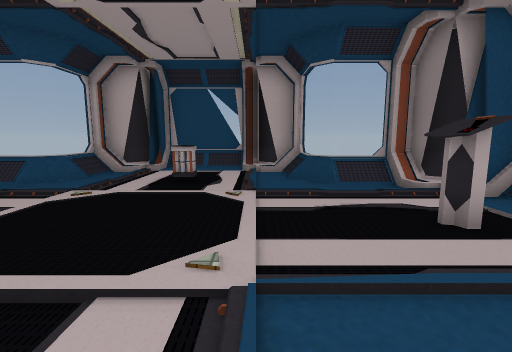
View 1 (above)

12 first-person views from a walk through a 3-D level made in the Unity game engine. The camera is 1.2 m above the floor, tilts 8° down and sees 85° across. The floor is counted in squares, 1 m on a side. Each view is taken from the middle of a square. On the plan, view 1 faces up. The plan holds only what a view shows up to about 13 squares ahead; the rest is blank. The player character is not drawn. Some surface patterns are stand-ins.

View 2
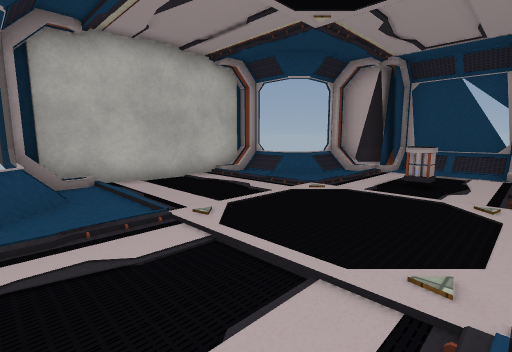

View 3
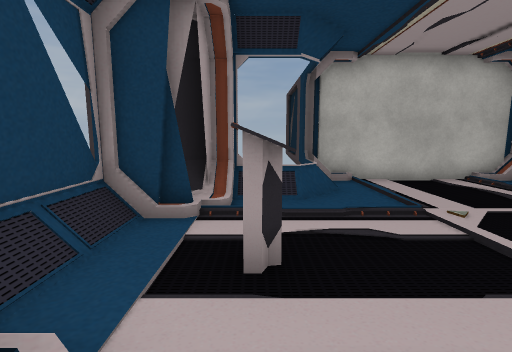

View 4
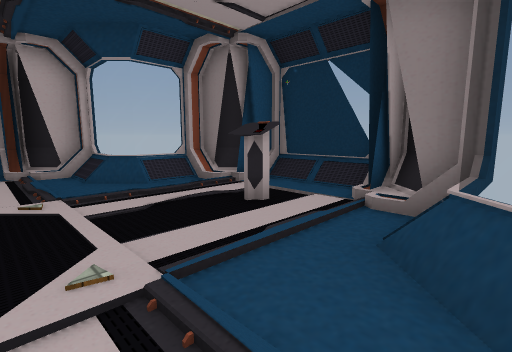

View 5
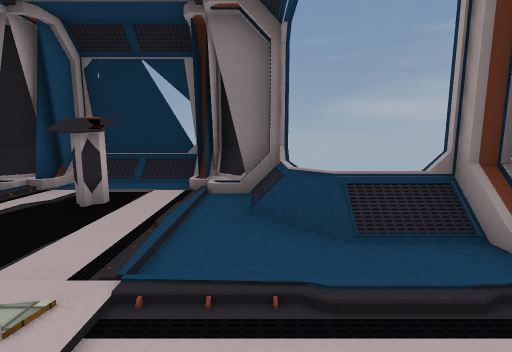

View 6
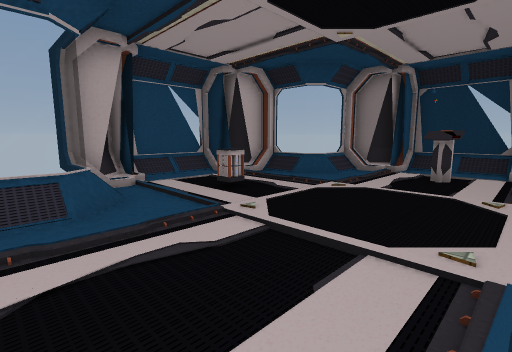

View 7
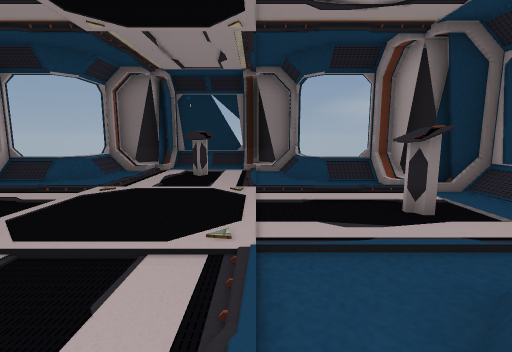

View 8
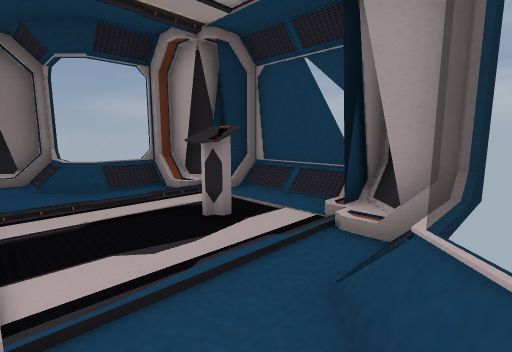

View 9
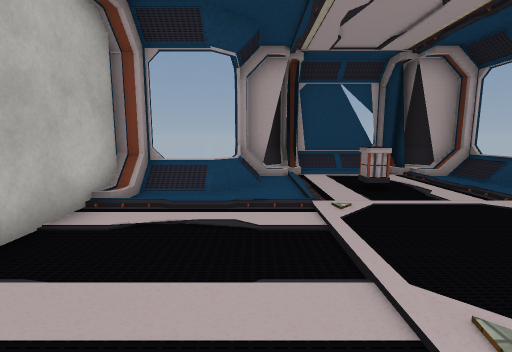

View 10
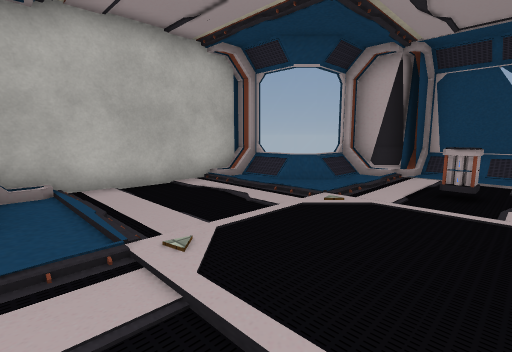

View 11
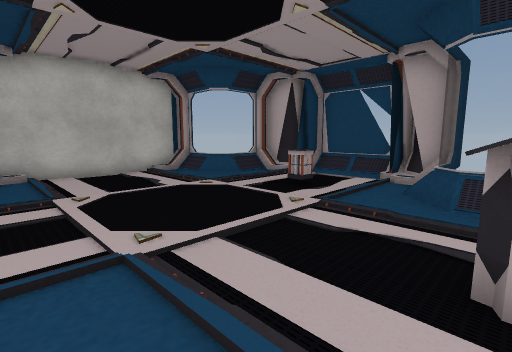

View 12
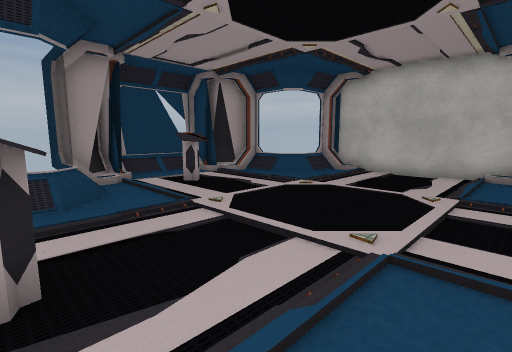

### Floor plan
Key: @ floor where view 1 was taken; # wall or solid block; . floor; / step, stairs or slope; = window, fence, low wall or low ledge; O other object.
Columns run from 8 left of view 1 to 6 right of it. Each row starts with its distance up from view 1.
 12     #####
 11    ##///##
 10   ###...###
  9   #/...../#
  8 #==/..O../==#
  7 #//.......//##
  6 #...........###
  5 #..... ....../#
  4 #  ..   ...O./#
  3 #..... ...... #
  2 #...........##
  1 #//.......//##
  0 ##=/.. .@/=##
 -1   =/..O../=
 -2   ###...###
 -3    ##///##
 -4     #####

Where each view was taken, in squares from view 1:
view 1: 0 up, 0 right, facing up
view 2: 0 up, 0 right, facing up-left
view 3: 1 down, 1 right, facing left
view 4: 0 up, 1 left, facing up-right
view 5: 1 up, 2 left, facing right
view 6: 2 up, 7 left, facing up-right
view 7: 2 up, 7 left, facing right
view 8: 2 up, 6 left, facing down-right
view 9: 1 up, 5 left, facing up
view 10: 1 up, 1 left, facing up-left
view 11: 1 up, 3 right, facing up-left
view 12: 7 up, 3 right, facing down-left
